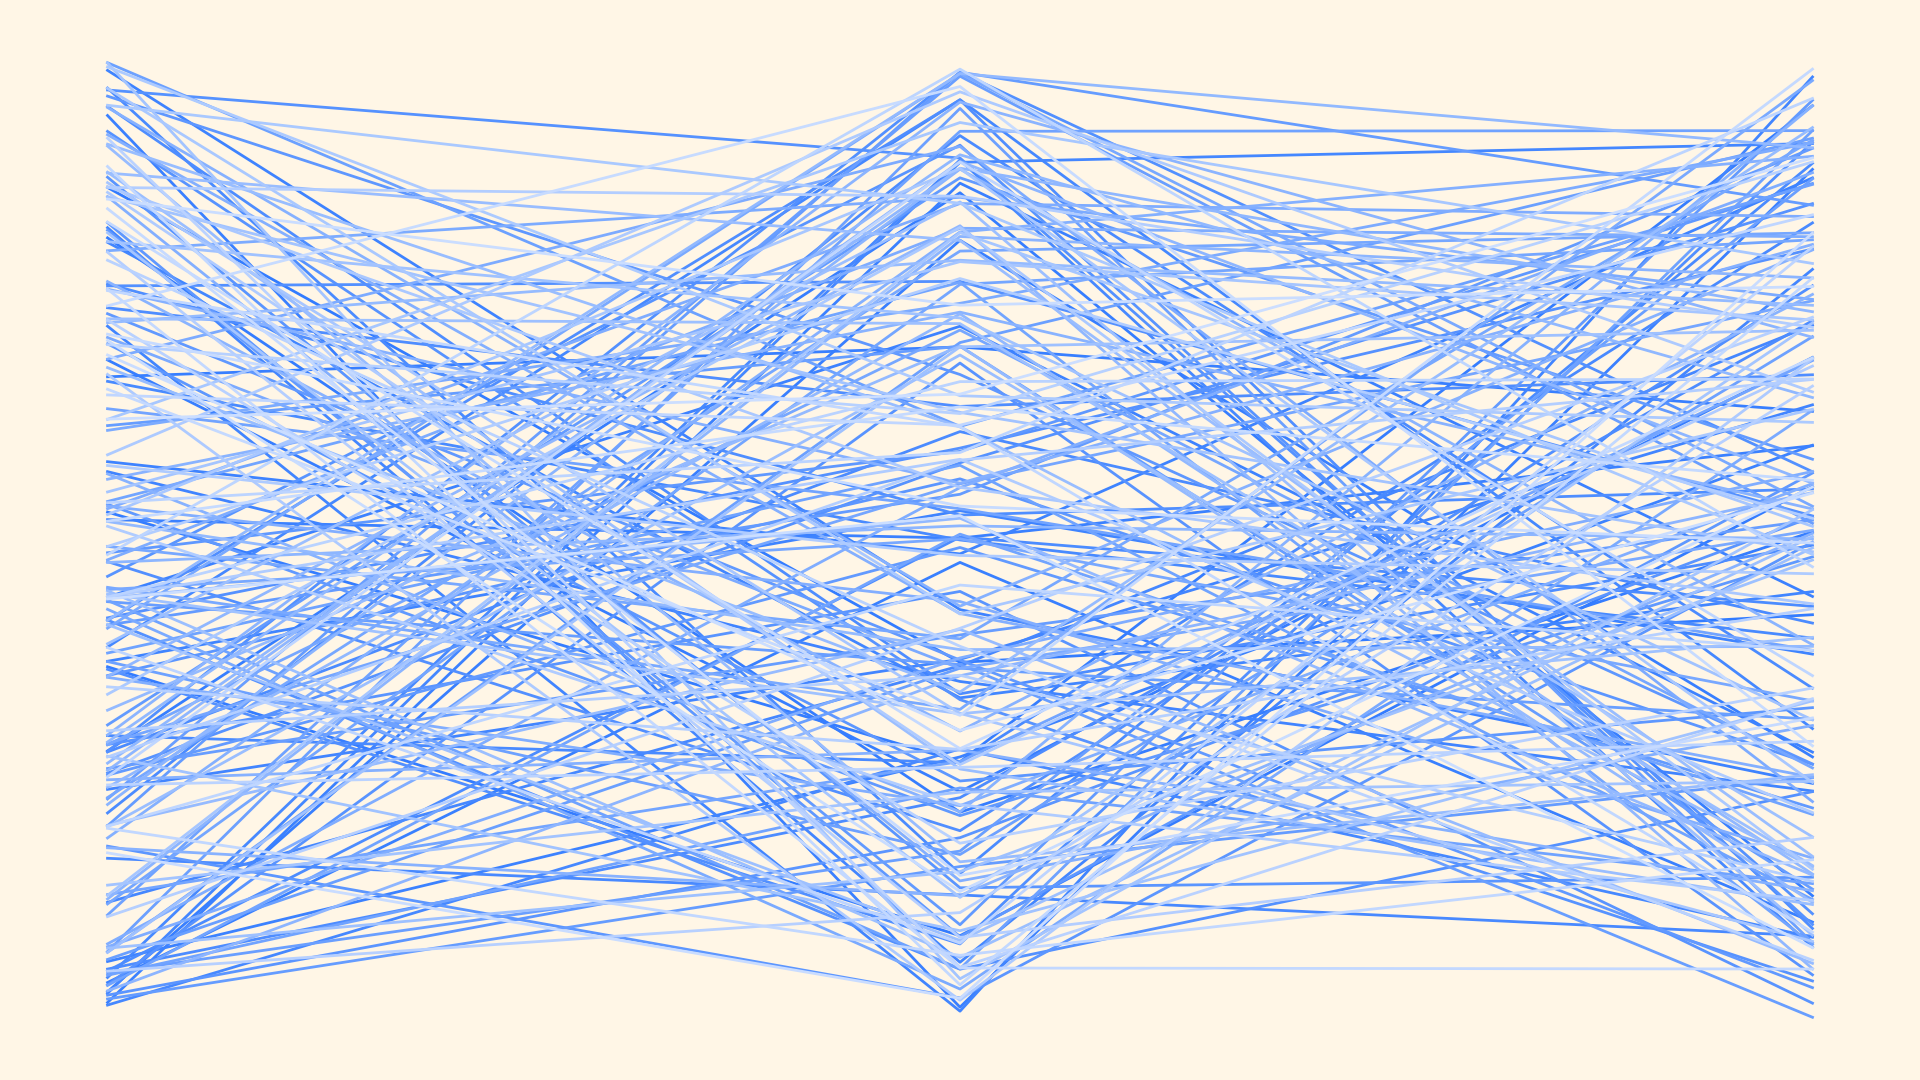

Source code (Python):
from pathlib import Path

import matplotlib.pyplot as plt
import numpy as np


def hsv2rgb(h: float=0.0, s: float=1.0, v: float=1.0) -> str:
    rgb: np.ndarray = (255 * ((np.clip(np.abs(np.modf(h + np.array([0.0, 2.0, 1.0]) / 3)[0] * 6 - 3) - 1, 0, 1) - 1) * s + 1) * v).round(0).astype(int)
    return "#" + "".join(f"{i:02x}" for i in rgb)


def main() -> None:
    # config
    fp: Path = Path(__file__).resolve().with_suffix(".png")
    plt.rcParams["figure.dpi"] = 100
    plt.rcParams["figure.figsize"] = [19.2, 10.8]
    rng: np.random.Generator = np.random.default_rng()
    offset: float = rng.random()
    saturation: float = 0.1
    value: float = 1.0
    bgc: str = hsv2rgb(offset, saturation, value)
    # generate figure
    fig: plt.Figure
    ax: plt.Axes
    fig, ax = plt.subplots()
    # plot
    hue: float = offset + 0.5
    n: int = 1 + 200
    for i, (l, c, r) in enumerate(0.9*rng.random((n, 3))):
        saturation = 0.8 - 0.6 * i/(n-1)
        color: str = hsv2rgb(hue, saturation, value)
        ax.plot([0, 0.8, 1.6], [l, c, r], linewidth=2, color=color)
    # arrange
    #ax.set_xlim(0, 1)
    #ax.set_ylim(0, 1)
    ax.axis("off")
    ax.set_aspect("equal")
    ax.set_facecolor(bgc)
    fig.set_facecolor(bgc)
    fig.tight_layout()
    # output
    fig.savefig(fp)
    plt.cla()
    plt.clf()
    plt.close(fig)
    return None


if __name__ == "__main__":
    main()
